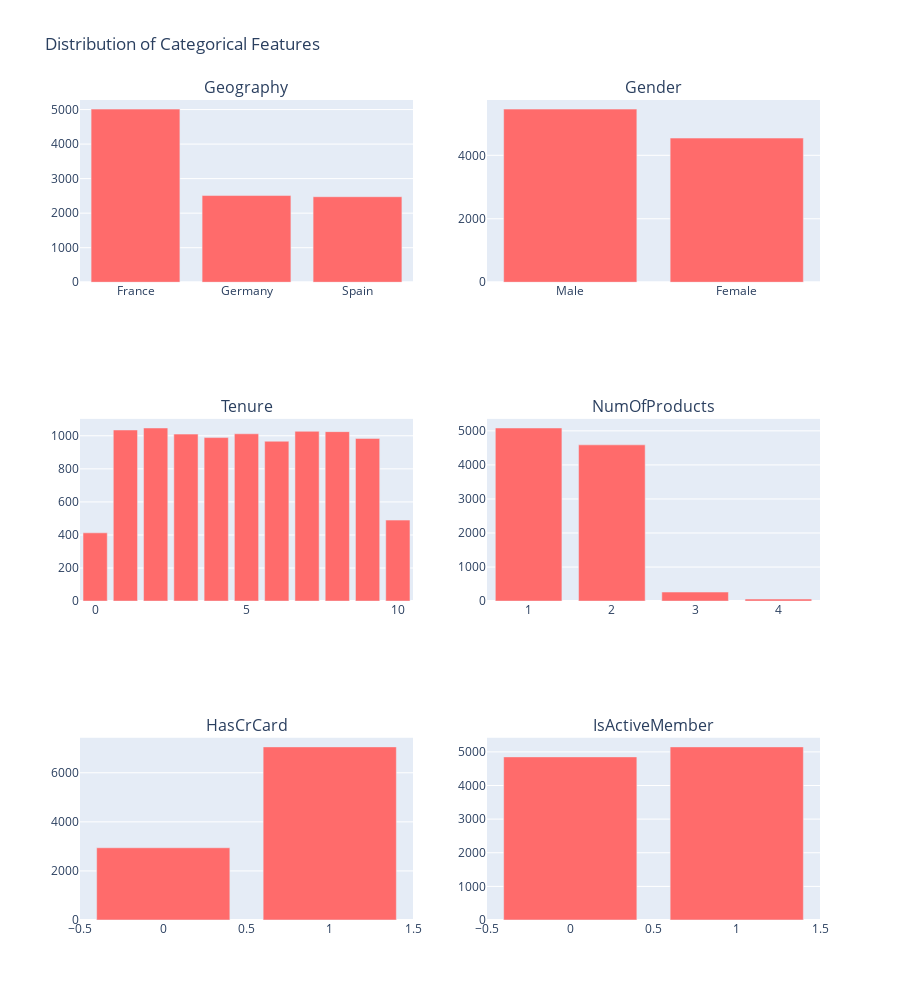

Notebook code for this chart:
### Markdown cell above
### 2.3. Categorical Features

We have analyzed our numerical features and now turn to the **categorical features**. Understanding the frequency of each category is essential. This tells us about the composition of our customer base and identifies any categories that are very rare (which could be problematic for some models).

We will visualize the distributions for:
* `Geography`
* `Gender`
* `Tenure`
* `NumOfProducts`
* `HasCrCard`
* `IsActiveMember`

The code below will generate a bar chart for each feature, showing the count of customers in each group.

### Code cell
# 2.3. Categorical Features
categorical_features = ['Geography', 'Gender', 'Tenure', 'NumOfProducts', 'HasCrCard', 'IsActiveMember']

fig = make_subplots(rows=3, cols=2, subplot_titles=categorical_features)

for i, feature in enumerate(categorical_features):
    row = i // 2 + 1
    col = i % 2 + 1
    counts = df_clean[feature].value_counts()
    fig.add_trace(go.Bar(x=counts.index, y=counts.values, name=feature, marker_color='#FF6B6B'), row=row, col=col)

fig.update_layout(title_text="Distribution of Categorical Features", showlegend=False, height=1000)
fig.show()

### Figure 1 — Plotly figure (JSON) as saved in the notebook; plotly's stock layout.template omitted (floating-point values rounded to 4 significant figures)
{"data": [{"marker": {"color": "#FF6B6B"}, "name": "Geography", "type": "bar", "x": ["France", "Germany", "Spain"], "xaxis": "x", "y": [5013, 2510, 2476], "yaxis": "y"}, {"marker": {"color": "#FF6B6B"}, "name": "Gender", "type": "bar", "x": ["Male", "Female"], "xaxis": "x2", "y": [5456, 4543], "yaxis": "y2"}, {"marker": {"color": "#FF6B6B"}, "name": "Tenure", "type": "bar", "x": [2, 1, 7, 8, 5, 3, 4, 9, 6, 10, 0], "xaxis": "x3", "y": [1047, 1035, 1027, 1025, 1012, 1010, 989, 984, 967, 490, 413], "yaxis": "y3"}, {"marker": {"color": "#FF6B6B"}, "name": "NumOfProducts", "type": "bar", "x": [1, 2, 3, 4], "xaxis": "x4", "y": [5084, 4589, 266, 60], "yaxis": "y4"}, {"marker": {"color": "#FF6B6B"}, "name": "HasCrCard", "type": "bar", "x": [1.0, 0.0], "xaxis": "x5", "y": [7055, 2944], "yaxis": "y5"}, {"marker": {"color": "#FF6B6B"}, "name": "IsActiveMember", "type": "bar", "x": [1.0, 0.0], "xaxis": "x6", "y": [5148, 4851], "yaxis": "y6"}], "layout": {"annotations": [{"font": {"size": 16}, "showarrow": false, "text": "Geography", "x": 0.225, "xanchor": "center", "xref": "paper", "y": 1, "yanchor": "bottom", "yref": "paper"}, {"font": {"size": 16}, "showarrow": false, "text": "Gender", "x": 0.775, "xanchor": "center", "xref": "paper", "y": 1, "yanchor": "bottom", "yref": "paper"}, {"font": {"size": 16}, "showarrow": false, "text": "Tenure", "x": 0.225, "xanchor": "center", "xref": "paper", "y": 0.6111, "yanchor": "bottom", "yref": "paper"}, {"font": {"size": 16}, "showarrow": false, "text": "NumOfProducts", "x": 0.775, "xanchor": "center", "xref": "paper", "y": 0.6111, "yanchor": "bottom", "yref": "paper"}, {"font": {"size": 16}, "showarrow": false, "text": "HasCrCard", "x": 0.225, "xanchor": "center", "xref": "paper", "y": 0.2222, "yanchor": "bottom", "yref": "paper"}, {"font": {"size": 16}, "showarrow": false, "text": "IsActiveMember", "x": 0.775, "xanchor": "center", "xref": "paper", "y": 0.2222, "yanchor": "bottom", "yref": "paper"}], "height": 1000, "showlegend": false, "title": {"text": "Distribution of Categorical Features"}, "xaxis": {"anchor": "y", "domain": [0, 0.45]}, "xaxis2": {"anchor": "y2", "domain": [0.55, 1]}, "xaxis3": {"anchor": "y3", "domain": [0, 0.45]}, "xaxis4": {"anchor": "y4", "domain": [0.55, 1]}, "xaxis5": {"anchor": "y5", "domain": [0, 0.45]}, "xaxis6": {"anchor": "y6", "domain": [0.55, 1]}, "yaxis": {"anchor": "x", "domain": [0.7778, 1]}, "yaxis2": {"anchor": "x2", "domain": [0.7778, 1]}, "yaxis3": {"anchor": "x3", "domain": [0.3889, 0.6111]}, "yaxis4": {"anchor": "x4", "domain": [0.3889, 0.6111]}, "yaxis5": {"anchor": "x5", "domain": [0, 0.2222]}, "yaxis6": {"anchor": "x6", "domain": [0, 0.2222]}}}
